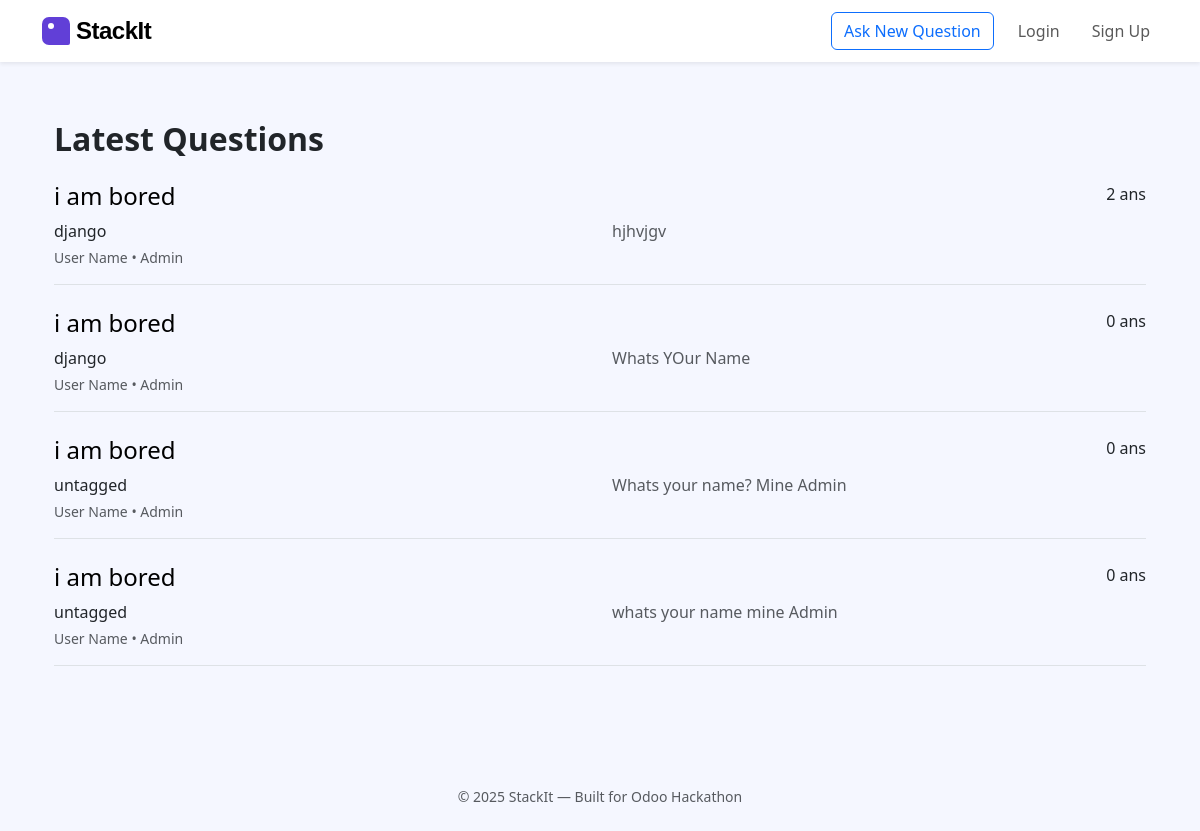
Screenshot of /accounts/ with the database file from the repository.
### core/models.py (models this page shows, shortened)
class Question(models.Model):
    user = models.ForeignKey(settings.AUTH_USER_MODEL, on_delete=models.CASCADE)
    title = models.CharField(max_length=200)
    description = CKEditor5Field(config_name='default', blank=True, null=True)
    tags = models.ManyToManyField(Tag, related_name='questions')
    created_at = models.DateTimeField(auto_now_add=True)
    updated_at = models.DateTimeField(auto_now=True)

class Tag(models.Model):
    name = models.CharField(max_length=30, unique=True)

### accounts/models.py (models this page shows)
class CustomUser(AbstractUser):
    ROLE_CHOICES = (
        ('user', 'User'),
        ('admin', 'Admin'),
    )
    role = models.CharField(max_length=10, choices=ROLE_CHOICES, default='user')

### core/views.py (the view)
# urls.py: path('', views.home, name='home'),
def home(request):
    questions = Question.objects.all().order_by('-created_at')
    return render(request, 'core/question_list.html', {'questions': questions})

### core/context_processors.py (called while the page is built, shortened)
def notification_context(request):
    return {}

### templates/core/question_list.html (shortened to what this page needs)
{% extends 'base.html' %}
{% load static %}
{% block content %}
<div class="container py-4">
  <h2 class="fw-semibold mb-4">Latest Questions</h2>
  {% for q in questions %}
  <div class="question-row border-bottom pb-3 mb-4">
    <div class="d-flex justify-content-between align-items-start mb-1">
      <h4 class="mb-1">
        <a href="{% url 'question_detail' q.pk %}" class="question-title " style="color: #000000 !important; text-decoration: none;">
          {{ q.title }}
        </a>
      </h4>
      <div class="answer-badge text-center">
        {{ q.answers.count }} ans
      </div>
    </div>
    <div class="row mb-1">
      <div class="col-md-6 col-sm-12 d-flex flex-wrap gap-1">
        {% for tag in q.tags.all %}
          <span class="chip">{{ tag.name }}</span>
        {% empty %}
          <span class="chip chip--empty">untagged</span>
        {% endfor %}
      </div>
      <div class="col-md-6 col-sm-12 text-muted description-snippet">
        {{ q.description|truncatewords:35|striptags }}
      </div>
    </div>
    <div class="row">
      <div class="col text-muted small">
        User Name • {{ q.user.username }}
      </div>
    </div>
  </div>
{% endfor %}
</div>
{% endblock %}

### templates/base.html (style rules this page uses)
:root { --stackit-primary: #613fd7; --stackit-secondary: #f5f7ff; }
body { background: var(--stackit-secondary); }

### rows the page displays
Question: title "i am bored", answers.count "2", description "hjhvjgv", user.username "Admin"
Tag: name "django"
Question: title "i am bored", answers.count "0", description "Whats YOur Name", user.username "Admin"
Question: title "i am bored", answers.count "0", description "Whats your name? Mine Admin", user.username "Admin"
Question: title "i am bored", answers.count "0", description "whats your name mine Admin", user.username "Admin"

### other values shown
{{ year|default:2025 }} "2025"
